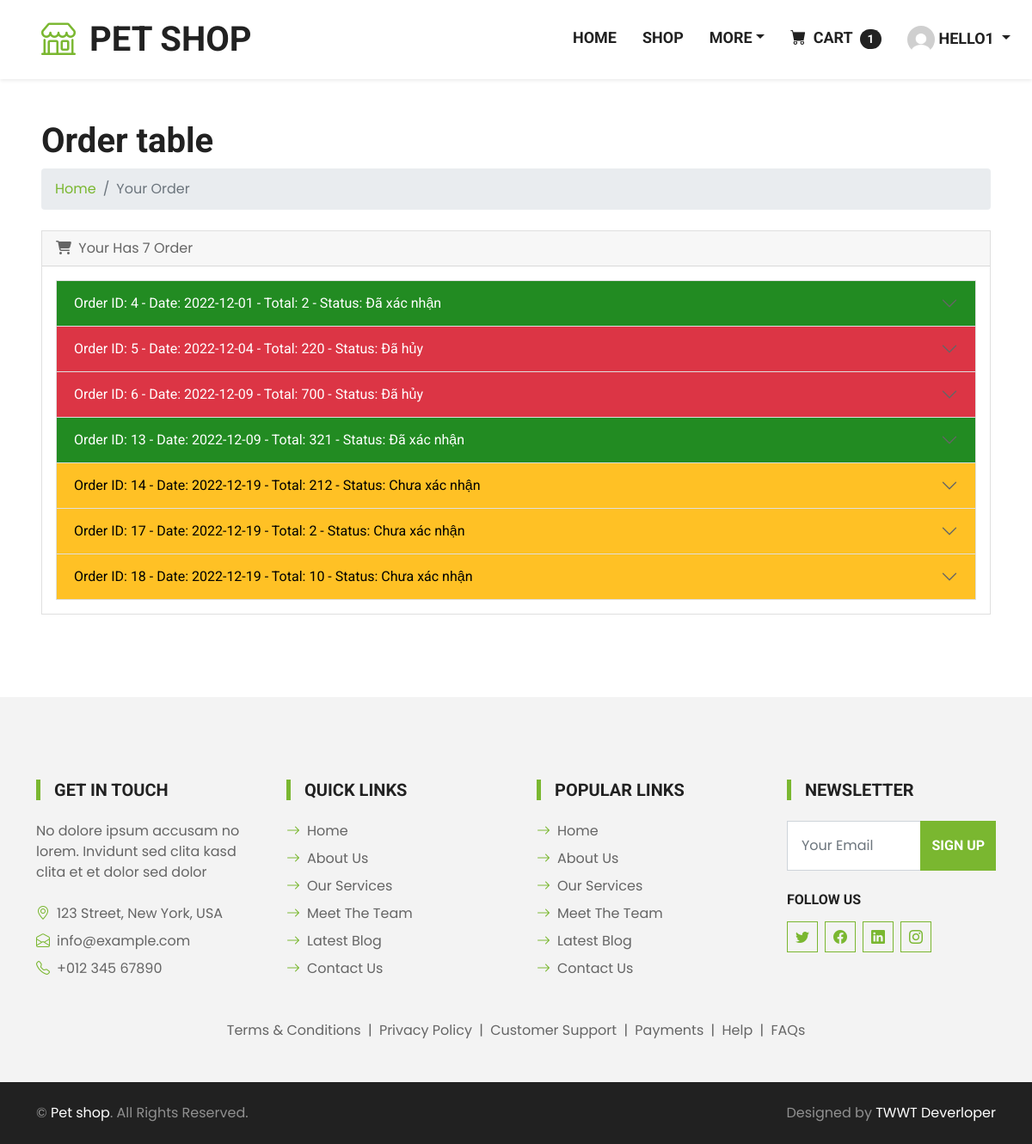
/order_detail.php (signed in), run on the app's committed database.
### tables this page shows
CREATE TABLE `donhang` (
  `IDdonhang` int(11) NOT NULL,
  `tongtien` int(11) NOT NULL,
  `trangthai` varchar(1) NOT NULL,
  `ngaydat` date NOT NULL,
  `ngaynhan` date DEFAULT NULL,
  `IDuser` int(11) NOT NULL
);

### backend/Database.php (called while the page is built, shortened)
<?php
class Database
{
    private $host = 'localhost';
    private $db_name = 'pet_shop';
    private $username = 'root';
    private $password = '';
    private $conn;
    public function __construct()
    {
        $this->conn = null;
        try {
            $this->conn = new PDO('mysql:host=' . $this->host . ';dbname=' . $this->db_name, $this->username, $this->password);
            $this->conn->setAttribute(PDO::ATTR_ERRMODE, PDO::ERRMODE_EXCEPTION);
        } catch (PDOException $e) {
            echo 'Connection Error: ' . $e->getMessage();
        }
    }
    public function selectOrdersByUserId($id)
    {
        $sql = "SELECT * FROM donhang WHERE IDuser = :id";
        $stmt = $this->conn->prepare($sql);
        $stmt->bindParam(':id', $id);
        $stmt->execute();
        $result = $stmt->fetchAll(PDO::FETCH_ASSOC);
        return $result;
    }
}

### backend/Order.php (the view, shortened to what this page needs)
<?php
include_once(__DIR__ . '/Database.php');
class Order
{
    private $db;
    public function __construct()
    {
        $this->db = new Database();
    }
    public function loadDataForUser($id)
    {
        $result = $this->db->selectOrdersByUserId($id);
        $i = 0;
        foreach ($result as $row) {
            $cancel = '';
            $status = '';
            if ($row['trangthai'] == 0) {
                $row['trangthai'] = 'Chưa xác nhận';
                $status = 's0';
                $cancel = '<a class="btn  float-end btn-danger" href="cancel_order.php?id=' . $row['IDdonhang'] . '">Cancel <i class="fas fa-trash"></i></a>';
            } elseif ($row['trangthai'] == 1) {
                $row['trangthai'] = 'Đã xác nhận';
                $status = 's1';
            } else {
                $row['trangthai'] = 'Đã hủy';
                $status = 's2';
            }
            echo ('<div class="accordion-item">
            <h2 class="accordion-header" id="heading' . $i . '">
                <button class="accordion-button collapsed ' . $status . '" type="button" data-bs-toggle="collapse"
                    data-bs-target="#collapse' . $i . '" aria-expanded="true" aria-controls="collapse' . $i . '">
                    Order ID: ' . $row['IDdonhang'] . ' - Date: ' . $row['ngaydat'] . ' - Total: ' . $row['tongtien'] . ' - Status: ' . $row['trangthai'] . '
                </button>
            </h2>
            <div id="collapse' . $i . '" class="accordion-collapse collapse" aria-labelledby="heading' . $i . '"
                data-bs-parent="#accordionExample">
                <div class="accordion-body overflow-auto">
                    <table class="table table-hover ">
                        <thead>
                            <tr>
                                <th scope="col">STT</th>
                                <th scope="col">HangHoa</th>
                                <th scope="col">So luong</th>
                                <th scope="col">Dongia</th>
                                <th scope="col">Tong tien</th>
                            </tr>
                        </thead>
                        <tbody>');
            echo ('</tbody>
            </table>
                ' . $cancel . '
                    </div>
                </div>
            </div>');
            $i++;
        }
    }
    public function countOrdersByUserId($id)
    {
        $result = $this->db->selectOrdersByUserId($id);
        return count($result);
    }
}

### css/style.css (style rules this page uses)
:root { --primary: #7AB730; --secondary: #FFD33C; --light: #F3F3F3; --dark: #212121; }

### order_detail.php (style rules this page uses)
.s1 { background: #228B22; color: white; border: #212121; }
.s0 { background:#FFC125; color: black; border: #212121; }
.s2 { background: #dc3545; color: white; border: #212121; }

### data on the page
donhang: IDdonhang "4", ngaydat "2022-12-01", tongtien "2", trangthai "Đã xác nhận"
donhang: IDdonhang "5", ngaydat "2022-12-04", tongtien "220", trangthai "Đã hủy"
donhang: IDdonhang "6", ngaydat "2022-12-09", tongtien "700", trangthai "Đã hủy"
donhang: IDdonhang "13", ngaydat "2022-12-09", tongtien "321", trangthai "Đã xác nhận"
donhang: IDdonhang "14", ngaydat "2022-12-19", tongtien "212", trangthai "Chưa xác nhận"
donhang: IDdonhang "17", ngaydat "2022-12-19", tongtien "2", trangthai "Chưa xác nhận"
donhang: IDdonhang "18", ngaydat "2022-12-19", tongtien "10", trangthai "Chưa xác nhận"

### other printed values
$_SESSION['cart'] "1"
$name "HELLO1"
$numoder "7"
